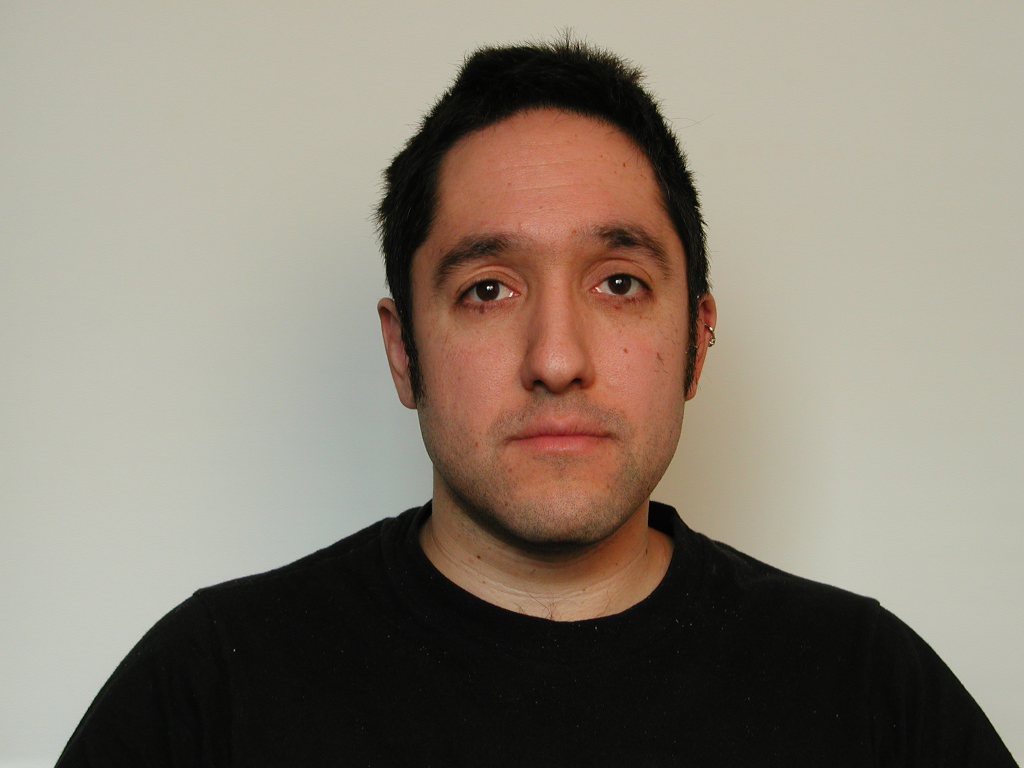
%> input picture MATH 201 project/db/adel.jpg, 2048 x 1536 px (shown at 1/2 size)
$ octave --eval "result = format_image(imread('db/adel.jpg'));"   (GNU Octave 9; MATLAB toolbox functions it lacks are replaced by stand-ins)
%> lines starting %> are read from the running program, lines starting %| are printed output that depends on the picture
function output = format_image(input)
i = rgb2gray(input);
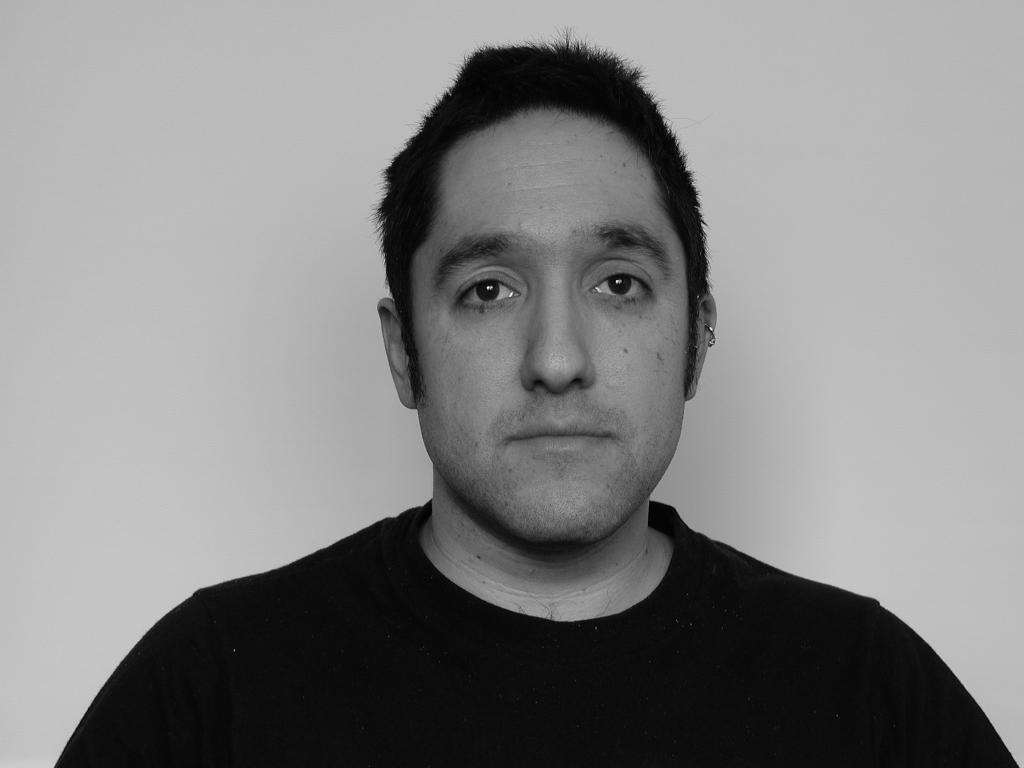
%> i: size 1536x2048 uint8 (shown at 1/2 size); min 0, max 255, mean 131.4
i = imresize(i, [120 80]);
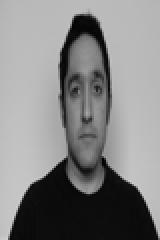
%> i: size 120x80 uint8 (shown 2 times larger); min 0, max 207, mean 131.4
output = i;
end

$ run again, on MATH 201 project/db/brucelee.jpg
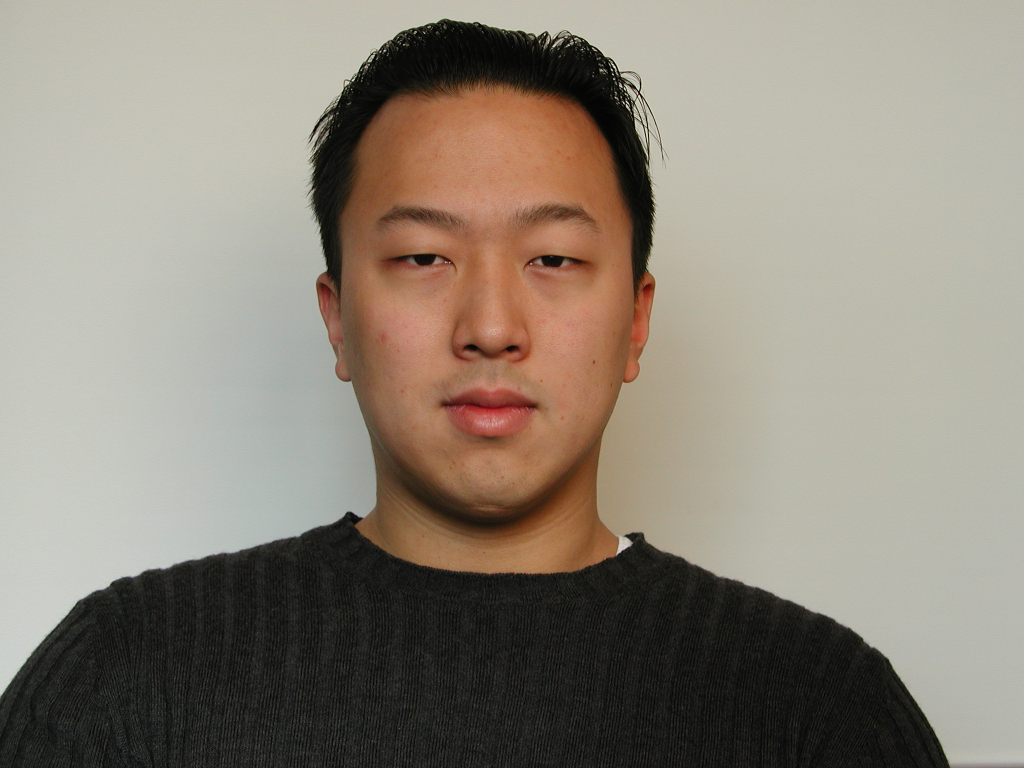
%> input picture MATH 201 project/db/brucelee.jpg, 2048 x 1536 px (shown at 1/2 size)
%> in format_image, `i = rgb2gray(input);`:
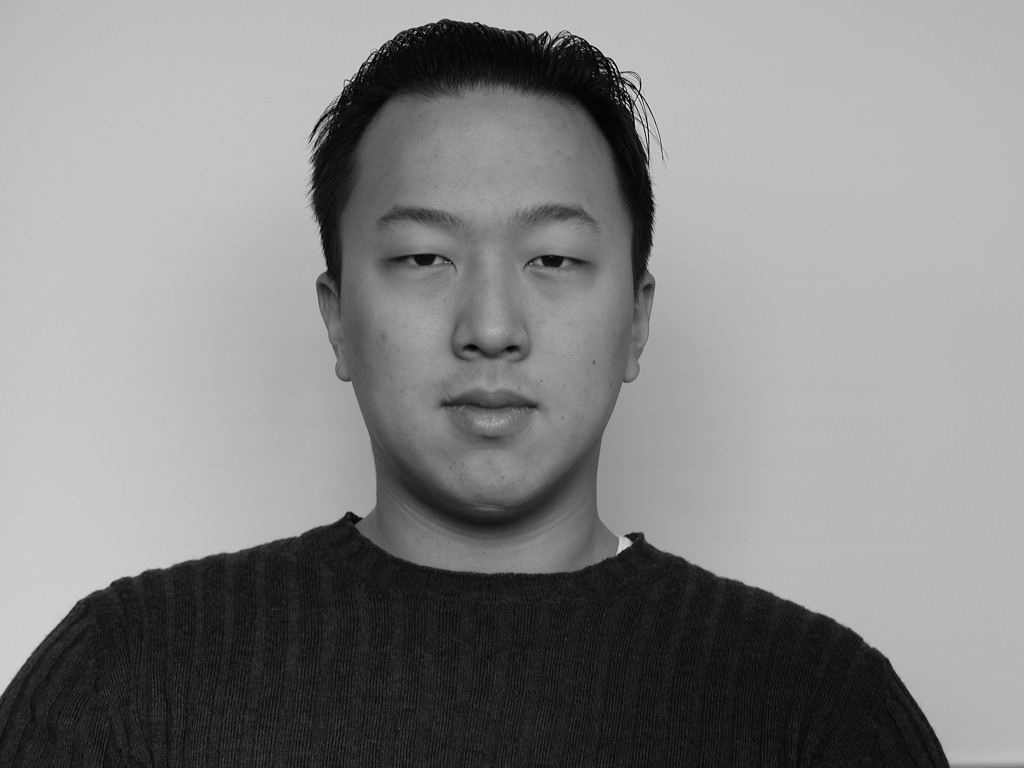
%> i: size 1536x2048 uint8 (shown at 1/2 size); min 0, max 253, mean 134.1
%> in format_image, `i = imresize(i, [120 80]);`:
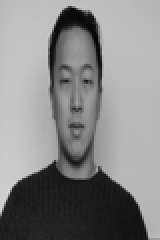
%> i: size 120x80 uint8 (shown 2 times larger); min 3, max 212, mean 134.1

$ run again, on MATH 201 project/db/emy.jpg
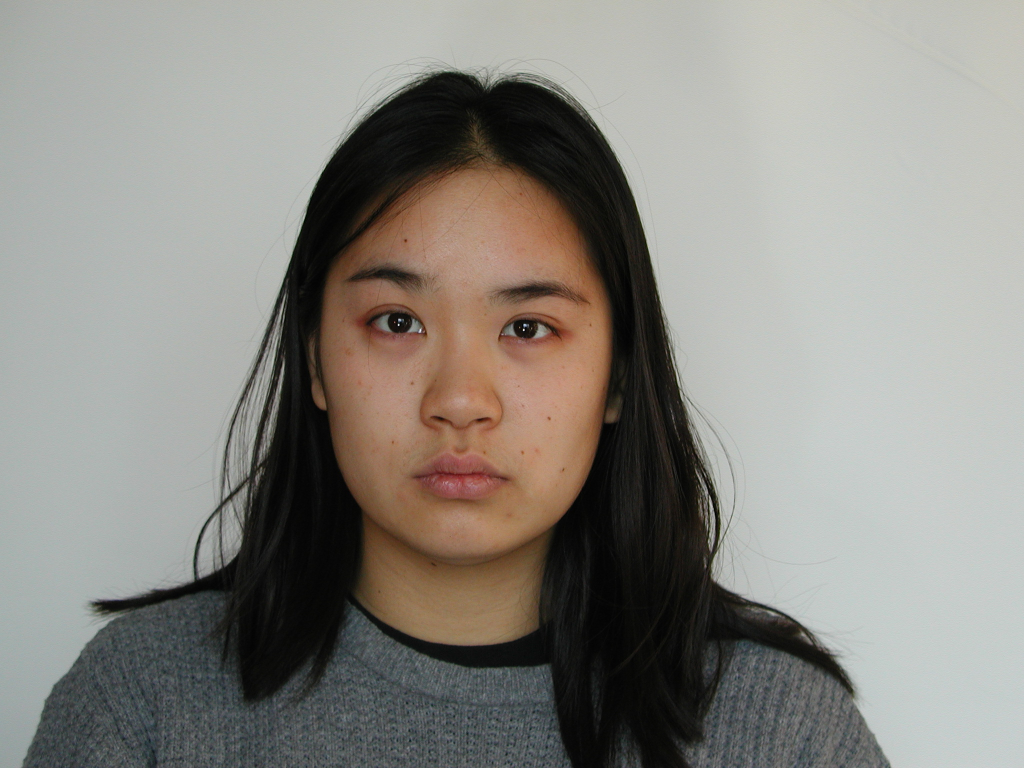
%> input picture MATH 201 project/db/emy.jpg, 2048 x 1536 px (shown at 1/2 size)
%> in format_image, `i = rgb2gray(input);`:
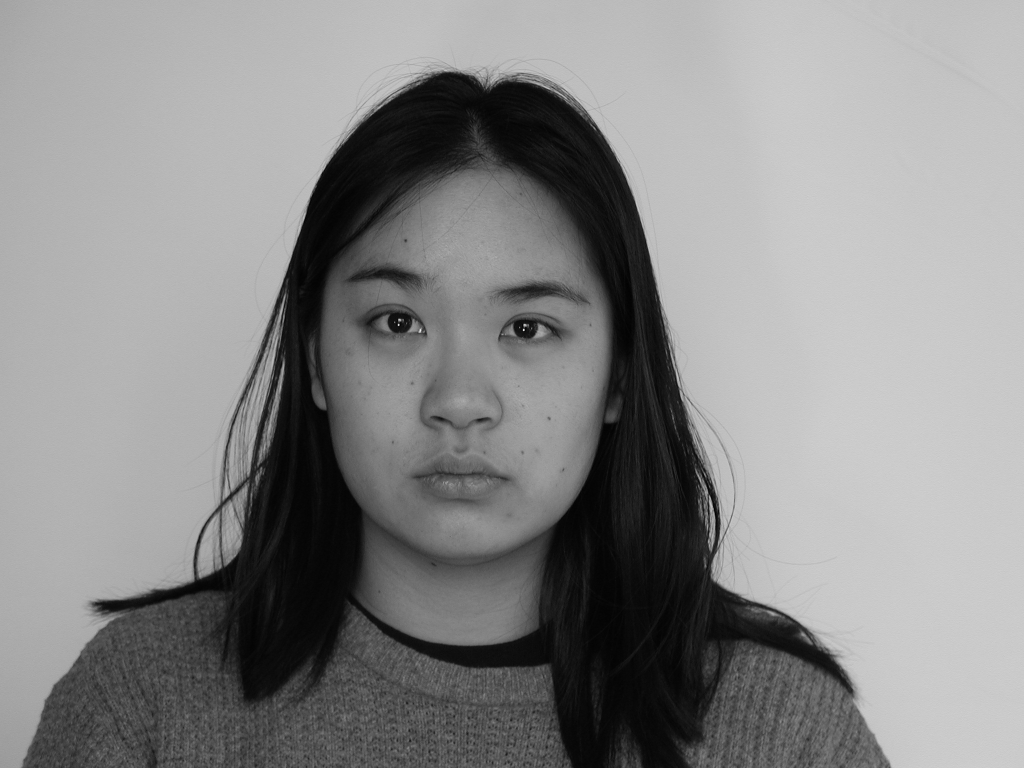
%> i: size 1536x2048 uint8 (shown at 1/2 size); min 0, max 254, mean 136.4
%> in format_image, `i = imresize(i, [120 80]);`:
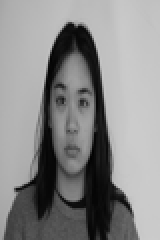
%> i: size 120x80 uint8 (shown 2 times larger); min 2, max 203, mean 136.4

$ run again, on MATH 201 project/db/hanna.jpg
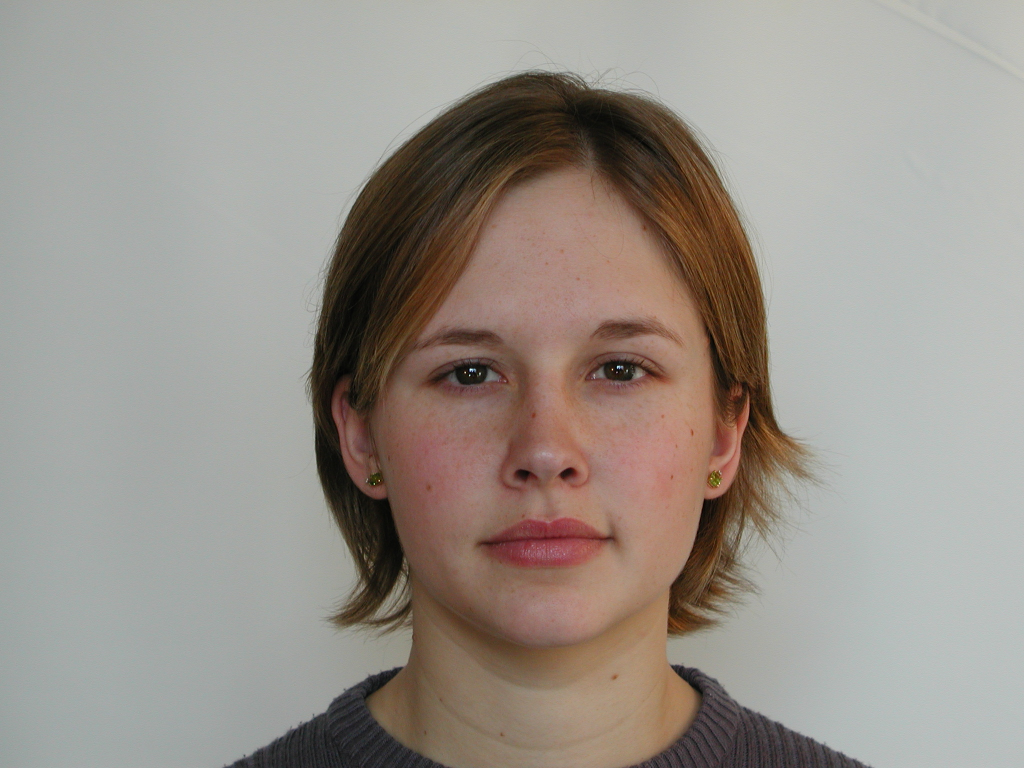
%> input picture MATH 201 project/db/hanna.jpg, 2048 x 1536 px (shown at 1/2 size)
%> in format_image, `i = rgb2gray(input);`:
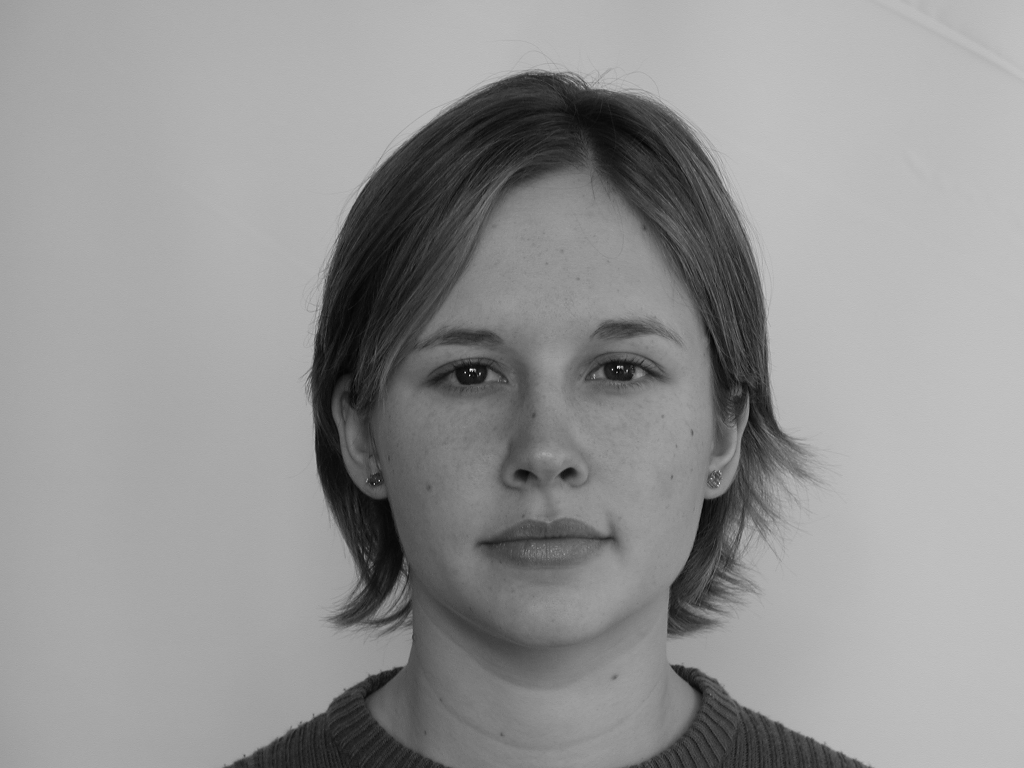
%> i: size 1536x2048 uint8 (shown at 1/2 size); min 0, max 251, mean 147.4
%> in format_image, `i = imresize(i, [120 80]);`:
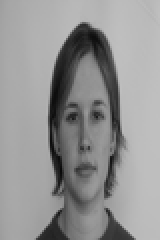
%> i: size 120x80 uint8 (shown 2 times larger); min 9, max 192, mean 147.4
